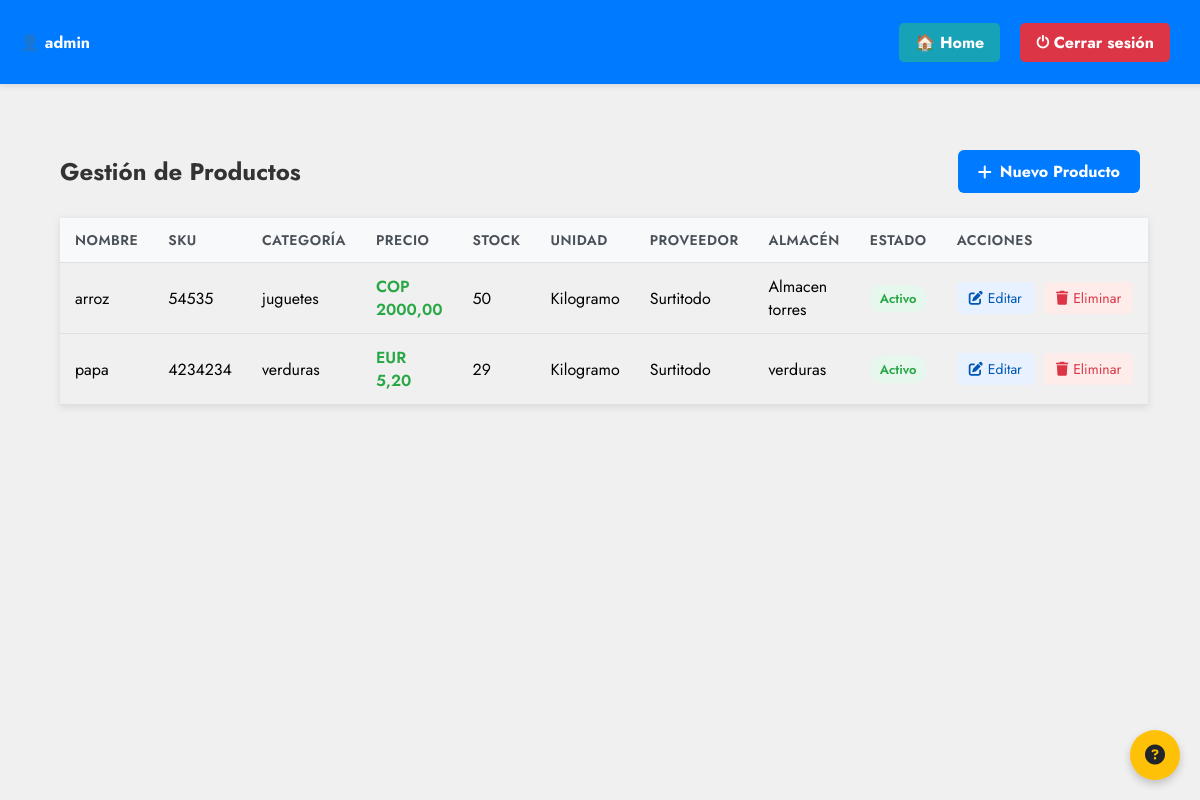
The app's page /productos/ (signed in), older data.
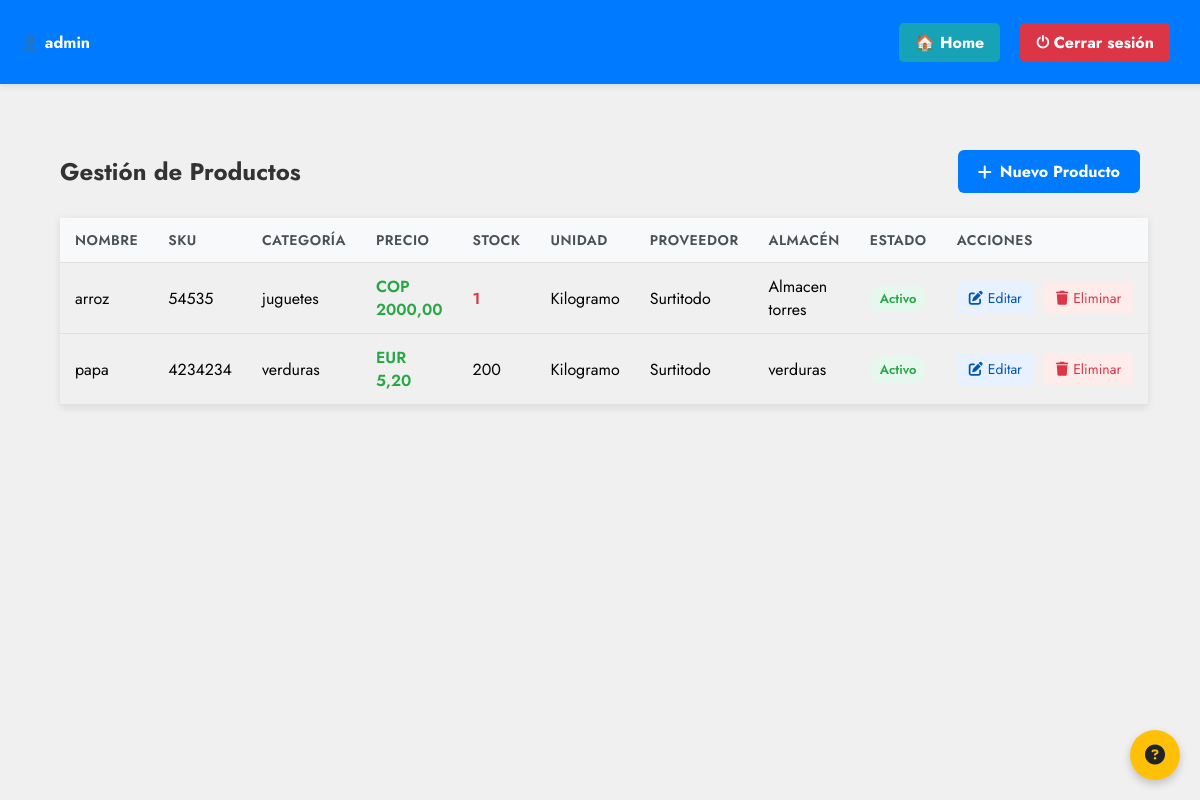
The same page, newer data.
### account/models.py (models this page shows, shortened)
class Producto(models.Model):
    UNIDAD_CHOICES = [
        ('kg', 'Kilogramo'),
        ('ml', 'Mililitro'),
        ('litro', 'Litro'),
        ('unidad', 'Unidad'),
    ]
    MONEDA_CHOICES = [
        ('COP', 'Peso colombiano'),
        ('USD', 'Dólar estadounidense'),
        ('EUR', 'Euro'),
    ]
    nombre = models.CharField(max_length=100)
    descripcion = models.TextField(blank=True, null=True)
    categoria = models.ForeignKey(Categoria, on_delete=models.SET_NULL, null=True, blank=True)
    precio_unitario = models.DecimalField(max_digits=10, decimal_places=2)
    moneda = models.CharField(max_length=3, choices=MONEDA_CHOICES, default='COP')
    cantidad = models.PositiveIntegerField(default=0)
    unidad = models.CharField(max_length=20, choices=UNIDAD_CHOICES, default='unidad')
    sku = models.CharField(max_length=100, unique=True)
    proveedor = models.ForeignKey(Proveedor, on_delete=models.SET_NULL, null=True, blank=True)
    almacen = models.ForeignKey(Almacen, on_delete=models.SET_NULL, null=True, blank=True)
    estado = models.BooleanField(default=True)
    fecha_creacion = models.DateTimeField(auto_now_add=True)
    fecha_modificacion = models.DateTimeField(auto_now=True)
    class Meta:
        verbose_name = 'Producto'
        verbose_name_plural = 'Productos'
        ordering = ['nombre']

class Categoria(models.Model):
    nombre = models.CharField(max_length=100, unique=True)
    descripcion = models.TextField(blank=True, null=True)
    estado = models.BooleanField(default=True)
    icono = models.CharField(max_length=50, default='tag')
    class Meta:
        verbose_name = 'Categoría'
        verbose_name_plural = 'Categorías'
        ordering = ['nombre']

class Proveedor(models.Model):
    nombre = models.CharField(max_length=100, unique=True)
    contacto = models.CharField(max_length=100, blank=True, null=True)
    telefono = models.CharField(max_length=20, blank=True, null=True)
    email = models.EmailField(blank=True, null=True)
    direccion = models.TextField(blank=True, null=True)
    nit = models.CharField(max_length=20, unique=True, blank=True, null=True)
    estado = models.BooleanField(default=True)
    class Meta:
        verbose_name = 'Proveedor'
        verbose_name_plural = 'Proveedores'
        ordering = ['nombre']

class Almacen(models.Model):
    nombre = models.CharField(max_length=100, unique=True)
    numero = models.CharField(max_length=20, unique=True, blank=True, null=True)
    ubicacion = models.TextField(blank=True, null=True)
    capacidad = models.DecimalField(max_digits=10, decimal_places=2, default=0.0)
    responsable = models.ForeignKey(Usuario, on_delete=models.SET_NULL, null=True, blank=True)
    estado = models.BooleanField(default=True)
    class Meta:
        verbose_name = 'Almacén'
        verbose_name_plural = 'Almacenes'
        ordering = ['nombre']

### account/views.py (the view)
# urls.py: path('productos/', productos_listar, name='productos_listar'),
@login_required_custom
@role_required(module='productos', action='leer')
def productos_listar(request):
    productos = Producto.objects.select_related('categoria', 'proveedor', 'almacen').all().order_by('nombre')
    permisos = {
        'leer': _user_has_permission(request.user, 'productos', 'leer'),
        'editar': _user_has_permission(request.user, 'productos', 'actualizar'),
        'eliminar': _user_has_permission(request.user, 'productos', 'eliminar'),
        'crear': _user_has_permission(request.user, 'productos', 'crear'),
    }
    return render(request, 'account/productos_listar.html', {
        'productos': productos,
        'titulo': 'Lista de Productos',
        'permisos': permisos,
    })

### account/templates/account/productos_listar.html (shortened to what this page needs)
{% load static %}
<!DOCTYPE html>
<html lang="es">
<head>
    <link rel="stylesheet" href="{% static 'account/css/productos.css' %}">
    <link rel="stylesheet" href="https://cdnjs.cloudflare.com/ajax/libs/font-awesome/6.5.0/css/all.min.css">
</head>
<button id="help-btn" class="help-btn" title="Ayuda">
    <i class="fas fa-question-circle"></i>
</button>
<body class="productos-lista">
    <div class="topbar">
        <div class="user-info">👤 {{ user.username }}</div>
        <div class="actions">
            <a href="{% url 'dashboard' %}" class="home-btn">🏠 Home</a>
            <a href="{% url 'logout' %}" class="logout-btn">⏻ Cerrar sesión</a>
        </div>
    </div>
    <div class="container">
        <div class="header">
            <h1 class="title">Gestión de Productos</h1>
            {% if permisos.crear %}
                <a href="{% url 'producto_crear' %}" class="btn btn-primary">
                    <i class="fas fa-plus"></i> Nuevo Producto
                </a>
            {% endif %}
        </div>
        <table class="products-table">
            <thead>
                <tr>
                    <th>Nombre</th>
                    <th>SKU</th>
                    <th>Categoría</th>
                    <th>Precio</th>
                    <th>Stock</th>
                    <th>Unidad</th>
                    <th>Proveedor</th>
                    <th>Almacén</th>
                    <th>Estado</th>
                    {% if permisos.editar or permisos.eliminar %}
                        <th>Acciones</th>
                    {% endif %}
                </tr>
            </thead>
            <tbody>
                {% for producto in productos %}
                <tr>
                    <td>{{ producto.nombre }}</td>
                    <td>{{ producto.sku }}</td>
                    <td>{{ producto.categoria.nombre|default:"Desconocida" }}</td>
                    <td class="price">{{ producto.moneda }} {{ producto.precio_unitario }}</td>
                    <td class="{% if producto.cantidad < 5 %}stock-critical{% elif producto.cantidad < 15 %}stock-low{% endif %}">
                        {{ producto.cantidad }}
                    </td>
                    <td>{{ producto.get_unidad_display }}</td>
                    <td>{{ producto.proveedor.nombre|default:"Desconocido" }}</td>
                    <td>{{ producto.almacen.nombre|default:"N/A" }}</td>
                    <td>
                        <span class="status {% if producto.estado %}status-active{% else %}status-inactive{% endif %}">
                            {{ producto.estado|yesno:"Activo,Inactivo" }}
                        </span>
                    </td>
                    <td>
                        <div class="action-links">
                            {% if permisos.editar %}
                                <a href="{% url 'producto_editar' producto.id %}" class="action-link edit-link">
                                    <i class="fas fa-edit"></i> Editar
                                </a>
                            {% endif %}
                            {% if permisos.eliminar %}
                                <a href="{% url 'producto_eliminar' producto.id %}" class="action-link delete-link">
                                    <i class="fas fa-trash"></i> Eliminar
                                </a>
                            {% endif %}
                        </div>
                    </td>
                </tr>
                {% endfor %}
            </tbody>
        </table>
    </div>
</body>
</html>

Row changes from the older to the newer data that the page shows:
changed Producto "arroz": cantidad "50" → "1"
changed Producto "papa": cantidad "29" → "200"
